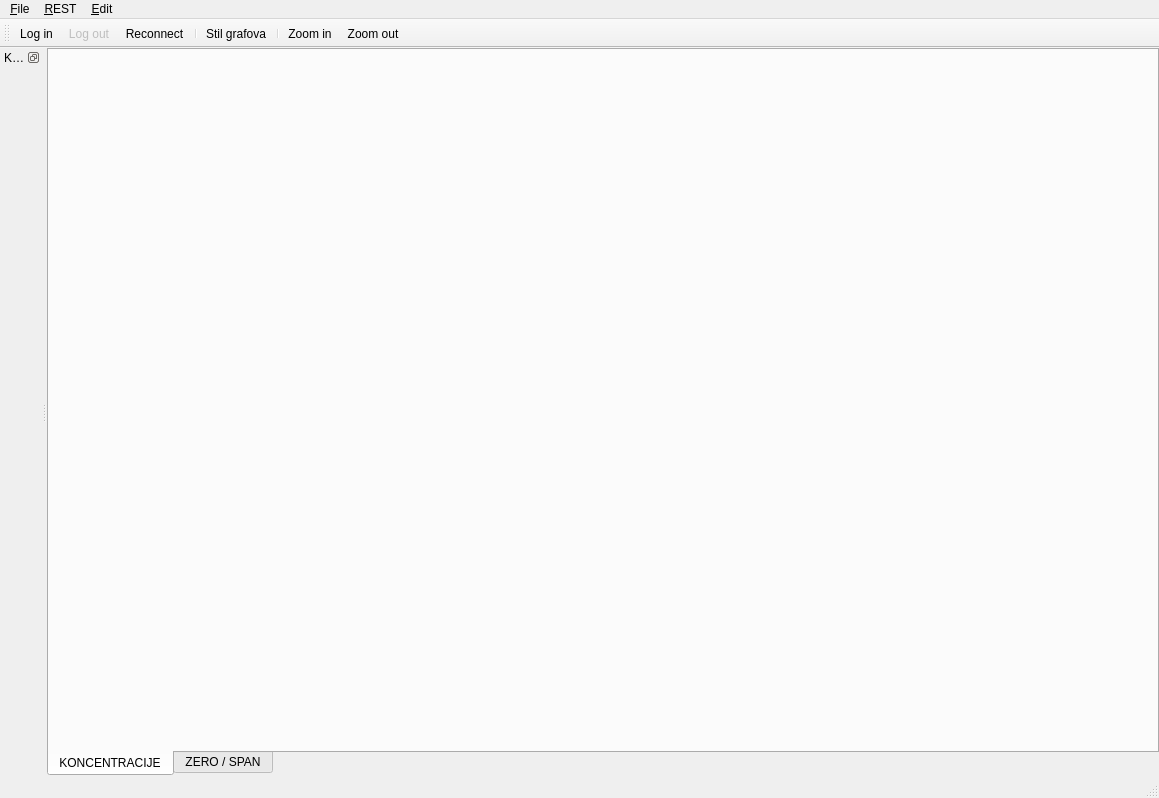
<?xml version="1.0" encoding="UTF-8"?>
<ui version="4.0">
 <class>MainWindow</class>
 <widget class="QMainWindow" name="MainWindow">
  <property name="geometry">
   <rect>
    <x>0</x>
    <y>0</y>
    <width>1159</width>
    <height>798</height>
   </rect>
  </property>
  <property name="windowTitle">
   <string>MainWindow</string>
  </property>
  <widget class="QWidget" name="centralwidget">
   <layout class="QHBoxLayout" name="horizontalLayout">
    <property name="spacing">
     <number>0</number>
    </property>
    <property name="margin">
     <number>0</number>
    </property>
    <item>
     <widget class="QTabWidget" name="tabWidget">
      <property name="tabPosition">
       <enum>QTabWidget::South</enum>
      </property>
      <property name="tabShape">
       <enum>QTabWidget::Rounded</enum>
      </property>
      <property name="currentIndex">
       <number>0</number>
      </property>
      <property name="movable">
       <bool>true</bool>
      </property>
      <widget class="QWidget" name="grafoviWidget">
       <property name="sizePolicy">
        <sizepolicy hsizetype="Expanding" vsizetype="Expanding">
         <horstretch>0</horstretch>
         <verstretch>0</verstretch>
        </sizepolicy>
       </property>
       <attribute name="title">
        <string>KONCENTRACIJE</string>
       </attribute>
       <layout class="QVBoxLayout" name="koncPanelLayout">
        <property name="spacing">
         <number>0</number>
        </property>
        <property name="margin">
         <number>0</number>
        </property>
       </layout>
      </widget>
      <widget class="QWidget" name="zsWidget">
       <property name="sizePolicy">
        <sizepolicy hsizetype="Expanding" vsizetype="Expanding">
         <horstretch>0</horstretch>
         <verstretch>0</verstretch>
        </sizepolicy>
       </property>
       <attribute name="title">
        <string>ZERO / SPAN</string>
       </attribute>
       <layout class="QVBoxLayout" name="zsPanelLayout">
        <property name="spacing">
         <number>0</number>
        </property>
        <property name="margin">
         <number>0</number>
        </property>
       </layout>
      </widget>
     </widget>
    </item>
   </layout>
  </widget>
  <widget class="QMenuBar" name="menubar">
   <property name="geometry">
    <rect>
     <x>0</x>
     <y>0</y>
     <width>1159</width>
     <height>21</height>
    </rect>
   </property>
   <widget class="QMenu" name="menu_File">
    <property name="title">
     <string>&amp;File</string>
    </property>
    <addaction name="action_exit"/>
   </widget>
   <widget class="QMenu" name="menu_REST">
    <property name="title">
     <string>&amp;REST</string>
    </property>
    <addaction name="action_log_in"/>
    <addaction name="action_log_out"/>
    <addaction name="separator"/>
    <addaction name="action_reconnect"/>
   </widget>
   <widget class="QMenu" name="menu_Edit">
    <property name="title">
     <string>&amp;Edit</string>
    </property>
    <widget class="QMenu" name="menu_Satni_graf">
     <property name="title">
      <string>&amp;Satni graf</string>
     </property>
     <addaction name="action_satni_grid"/>
     <addaction name="action_satni_cursor"/>
     <addaction name="action_satni_minor_ticks"/>
     <addaction name="action_satni_span_selector"/>
     <addaction name="action_satni_legend"/>
    </widget>
    <widget class="QMenu" name="menu_Minutni_graf">
     <property name="title">
      <string>&amp;Minutni graf</string>
     </property>
     <addaction name="action_minutni_grid"/>
     <addaction name="action_minutni_cursor"/>
     <addaction name="action_minutni_minor_ticks"/>
     <addaction name="action_minutni_span_selector"/>
     <addaction name="action_minutni_legend"/>
    </widget>
    <addaction name="menu_Satni_graf"/>
    <addaction name="menu_Minutni_graf"/>
    <addaction name="action_ZERO_SPAN_graf"/>
    <addaction name="separator"/>
    <addaction name="action_zoom"/>
    <addaction name="action_zoom_out"/>
    <addaction name="separator"/>
    <addaction name="action_stil_grafova"/>
   </widget>
   <addaction name="menu_File"/>
   <addaction name="menu_REST"/>
   <addaction name="menu_Edit"/>
  </widget>
  <widget class="QStatusBar" name="statusbar"/>
  <widget class="QDockWidget" name="dockWidget">
   <property name="features">
    <set>QDockWidget::DockWidgetFloatable|QDockWidget::DockWidgetMovable</set>
   </property>
   <property name="windowTitle">
    <string>Kontrolni prozor</string>
   </property>
   <attribute name="dockWidgetArea">
    <number>1</number>
   </attribute>
   <widget class="QWidget" name="dockWidgetContents"/>
  </widget>
  <widget class="QToolBar" name="toolBar">
   <property name="windowTitle">
    <string>toolBar</string>
   </property>
   <property name="toolButtonStyle">
    <enum>Qt::ToolButtonTextUnderIcon</enum>
   </property>
   <attribute name="toolBarArea">
    <enum>TopToolBarArea</enum>
   </attribute>
   <attribute name="toolBarBreak">
    <bool>false</bool>
   </attribute>
   <addaction name="action_log_in"/>
   <addaction name="action_log_out"/>
   <addaction name="action_reconnect"/>
   <addaction name="separator"/>
   <addaction name="action_stil_grafova"/>
   <addaction name="separator"/>
   <addaction name="action_zoom"/>
   <addaction name="action_zoom_out"/>
  </widget>
  <action name="action_log_in">
   <property name="text">
    <string>&amp;Log in</string>
   </property>
  </action>
  <action name="action_log_out">
   <property name="enabled">
    <bool>false</bool>
   </property>
   <property name="text">
    <string>&amp;Log out</string>
   </property>
  </action>
  <action name="action_reconnect">
   <property name="text">
    <string>&amp;Reconnect</string>
   </property>
  </action>
  <action name="action_exit">
   <property name="text">
    <string>&amp;Exit</string>
   </property>
  </action>
  <action name="action_ZERO_SPAN_graf">
   <property name="text">
    <string>&amp;ZERO/SPAN graf</string>
   </property>
  </action>
  <action name="action_satni_grid">
   <property name="checkable">
    <bool>true</bool>
   </property>
   <property name="text">
    <string>&amp;Grid</string>
   </property>
   <property name="toolTip">
    <string>Toggle grid na grafu satno agregiranih podataka</string>
   </property>
  </action>
  <action name="action_satni_cursor">
   <property name="checkable">
    <bool>true</bool>
   </property>
   <property name="text">
    <string>&amp;Cursor</string>
   </property>
   <property name="toolTip">
    <string>Toggle cursor assist na grafu sa satno agregiranim podacima.</string>
   </property>
  </action>
  <action name="action_satni_minor_ticks">
   <property name="checkable">
    <bool>true</bool>
   </property>
   <property name="text">
    <string>&amp;Minor ticks</string>
   </property>
   <property name="toolTip">
    <string>Toggle minor tickove na grafu sa satno agregiranim podacima.</string>
   </property>
  </action>
  <action name="action_satni_span_selector">
   <property name="checkable">
    <bool>true</bool>
   </property>
   <property name="text">
    <string>&amp;Span selector</string>
   </property>
   <property name="toolTip">
    <string>Toggle selektiranje vise tocaka na grafu sa satno agregiranim podacima.</string>
   </property>
  </action>
  <action name="action_satni_legend">
   <property name="checkable">
    <bool>true</bool>
   </property>
   <property name="text">
    <string>&amp;Legend</string>
   </property>
   <property name="toolTip">
    <string>Toggle prikaz legende na grafu sa satno agregiranim podacima.</string>
   </property>
  </action>
  <action name="action_minutni_grid">
   <property name="checkable">
    <bool>true</bool>
   </property>
   <property name="text">
    <string>&amp;Grid</string>
   </property>
   <property name="toolTip">
    <string>Toggle grid na grafu sa minutnim podacima.</string>
   </property>
  </action>
  <action name="action_minutni_cursor">
   <property name="checkable">
    <bool>true</bool>
   </property>
   <property name="text">
    <string>&amp;Cursor</string>
   </property>
   <property name="toolTip">
    <string>Toggle cursor assist na grafu sa minutnim podacima.</string>
   </property>
  </action>
  <action name="action_minutni_minor_ticks">
   <property name="checkable">
    <bool>true</bool>
   </property>
   <property name="text">
    <string>&amp;Minor ticks</string>
   </property>
   <property name="toolTip">
    <string>Toggle minor ticks na grafu sa minutnim podacima.</string>
   </property>
  </action>
  <action name="action_minutni_span_selector">
   <property name="checkable">
    <bool>true</bool>
   </property>
   <property name="text">
    <string>&amp;Span selector</string>
   </property>
   <property name="toolTip">
    <string>Toggle izbora vise tocaka na grafu sa minutnim podacima.</string>
   </property>
  </action>
  <action name="action_minutni_legend">
   <property name="checkable">
    <bool>true</bool>
   </property>
   <property name="text">
    <string>&amp;Legend</string>
   </property>
   <property name="toolTip">
    <string>Toggle prikaz legende na grafu sa minutnim podacima.</string>
   </property>
  </action>
  <action name="action_zoom">
   <property name="checkable">
    <bool>true</bool>
   </property>
   <property name="text">
    <string>&amp;Zoom in</string>
   </property>
   <property name="toolTip">
    <string>Toggle zoom mod za grafove</string>
   </property>
  </action>
  <action name="action_zoom_out">
   <property name="text">
    <string>&amp;Zoom out</string>
   </property>
   <property name="toolTip">
    <string>Zoom out sve grafove</string>
   </property>
  </action>
  <action name="action_stil_grafova">
   <property name="text">
    <string>&amp;Stil grafova</string>
   </property>
   <property name="toolTip">
    <string>Promjena stila grafova.</string>
   </property>
  </action>
 </widget>
 <resources/>
 <connections/>
</ui>
